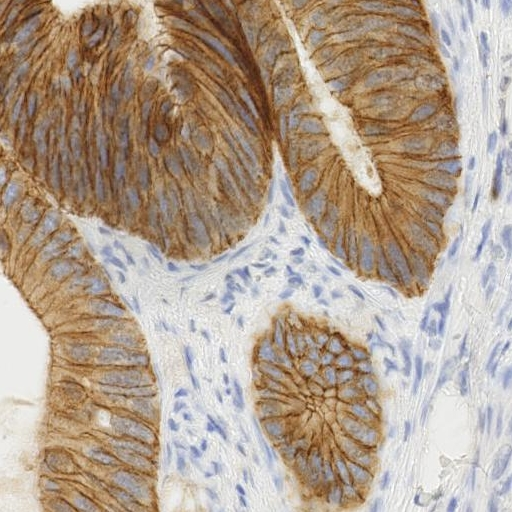
#> input picture datasets/images/ihc.png, 512 x 512 px
$ jupyter execute activity_python-scientific-computing-solutions.ipynb
#> lines starting #> are read from the running program, lines starting #| are printed output that depends on the picture; after the words box and inside, x2 and y2 are one past the last pixel; in counts of white or black regions, pixels touching at a corner belong together
## Scientific Computing with Python: Getting familiar with ```numpy```, ```scipy``` and ```scikit-learn``` for data analysis.

### Exercise 1: Manipulating an image with ```scikit-image```

Load the Immunohistochemistry (IHC) example image stored in `im_path`. We are going to try and extract the blue-stained cell nuclei and then perform a crude binary segmentation on them. This is a very typical problem in cell biology image processing.

We have included all the required imports from `skimage` that you should need. The steps are as follows:

1. Perform a color unmixing to get the Haematoxylin-Eosin-DAB (HED) channels, and store the image containing the nuclei in a variable.
1. Do a gaussian blurring to ensure smooth boundaries for our segmentation.
1. Apply an Otsu threshold to segment based on the image intensities, producing a binary image. You will need to use some [comparison operator](https://www.w3schools.com/python/gloss_python_comparison_operators.asp), can you guess which one?
1. Plot your final `nuclei_mask` using `pyplot`.

[cell 1]
im_path = "../datasets/images/ihc.png"

import matplotlib.pyplot as plt
from skimage.io import imread
from skimage.color import rgb2hed
from skimage.filters import gaussian, threshold_otsu

# load the image using the appropriate function. call it "im"
im = imread(im_path)
#> im is the input picture: shape (512, 512, 3); mean R, G, B 177.3, 159.8, 144

# --- uncomment the following line of code to plot ---
plt.imshow(im)
# ----------------------------------------------------

# perform RGB to Haematoxylin-Eosin-DAB (HED) color unmixing
hed = rgb2hed(im)
#> hed: shape (512, 512, 3) float64; mean of channels 0, 1, 2 0.0201, 3.78e-07, 0.0582

# take only the nuclei channel and store it in a variable "nuclei"
nuclei = hed[:, :, 0]
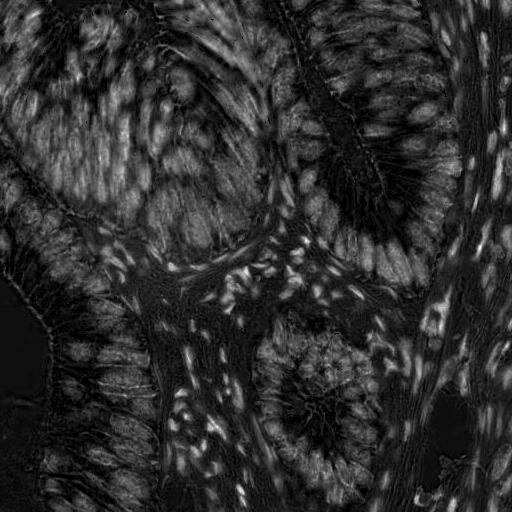
#> nuclei: shape (512, 512) float64; min 0, max 0.108, mean 0.0201; drawn with min black and max white
# blur the nuclei
nuclei_blurred = gaussian(nuclei, sigma=1)
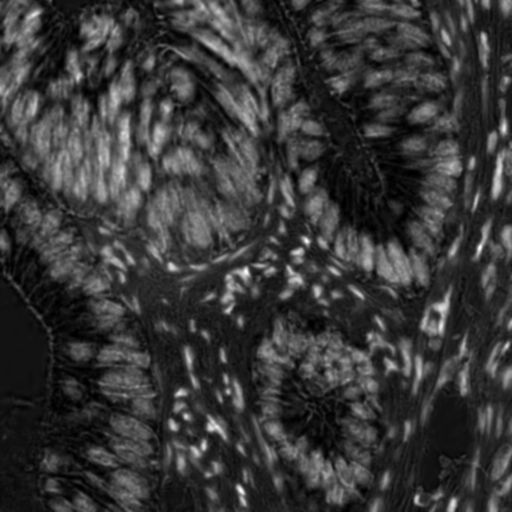
#> nuclei_blurred: shape (512, 512) float64; min 2.54e-05, max 0.0905, mean 0.0201; drawn with min black and max white

# apply an otsu threshold to create a binary mask. call the binary image "nuclei_mask"
nuclei_mask = nuclei_blurred > threshold_otsu(nuclei_blurred)
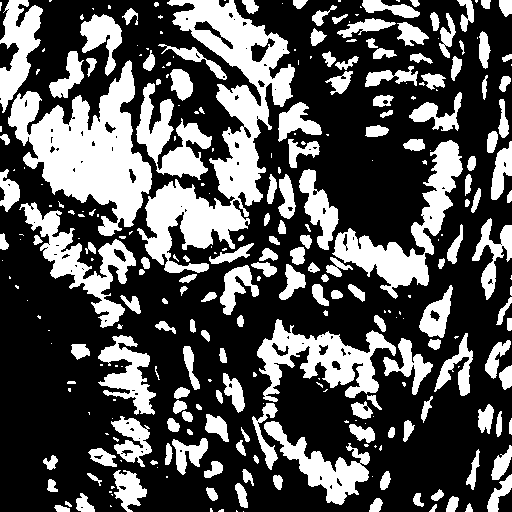
#> nuclei_mask: shape (512, 512) bool; 33.4% white; 293 white regions (123 under 20 px), largest, box (x1, y1, x2, y2) and area: (137, 0, 295, 273) 14055, (8, 60, 152, 236) 11457, (332, 140, 463, 299) 5429

# --- uncomment to plot ---
plt.figure()
plt.imshow(nuclei_mask, cmap='gray')
# -------------------------

### Exercise 2: Statistical analysis with `scipy`

Here we have loaded the <b>Iris dataset</b> from <a href="https://scikit-learn.org/1.5/datasets/toy_dataset.html">scikit-learn</a>. The data is loaded in a machine-learning friendly format: ```pd.DataFrame```. We view the first few entries using ```df.head()```. You will use this data to explore the power of `scipy` for statistical analysis.

[cell 2]
import numpy as np
import pandas as pd
from sklearn.datasets import load_iris

# load the data
iris = load_iris(as_frame=True)

X = iris['data']
y = iris['target']
# one-hot encode
y = pd.get_dummies(y)

display(X.head())
display(y.head())

##### Exercise 2.1: Summarize your data statistics.

Use either ```numpy```, ```scipy``` or ```pandas``` to statistically summarize the classes in your data by computing the `mean` and `standard deviation`. Do it for all features, if there is more than one. Summarize the results in a ```pd.DataFrame```.

[cell 3]
means = []
stds = []

# here, write some code to take the .mean and .std of all of your X data
# store in "means" and "stds"
for col in X.columns:
    means.append(X[col].mean())
    stds.append(X[col].std())

# means
display(pd.DataFrame(means, index = list(X.columns) , columns =['Mean']) )

# standard deviations
display(pd.DataFrame(stds, index = list(X.columns), columns =['Standard Deviation']) )

[cell 4]
print(X.columns)
print(y)

##### Exercise 2.2: Perform a significance test using your dataset.

Choose an interesting feature from your dataset and use ```scipy``` to perform a signicance test to determine if there is a significant difference between your classes/targets. For bonus points, select a good plot from ```seaborn``` and visualize the data.

We have chosen a test for you in the `imports`... Why did we chose this one?

[cell 5]
import seaborn as sns
from scipy.stats import f_oneway

# look at your stats to select a feature which you think could demonstrate a significant difference between flowers
feature = "petal length (cm)"

# preparing the 3 datasets to use in our test for the selected feature
try:
    v0 = X[feature].values[y[0]]
    v1 = X[feature].values[y[1]]
    v2 = X[feature].values[y[2]]
except KeyError:
    print(f"Are you sure {feature} is a key in X?")

# plotting our data. what do you think will be the result of our test?
try:
    sns.violinplot(data=[v0, v1, v2], inner='point')
except NameError:
    pass

# perform the statistical test here:
result = f_oneway(v0, v1, v2)

print(result)
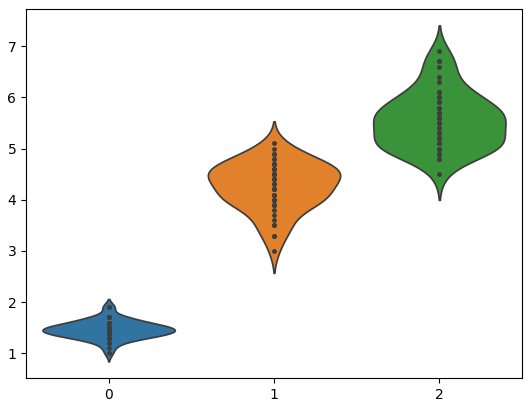
#> figure drawn by matplotlib, 1 panel
